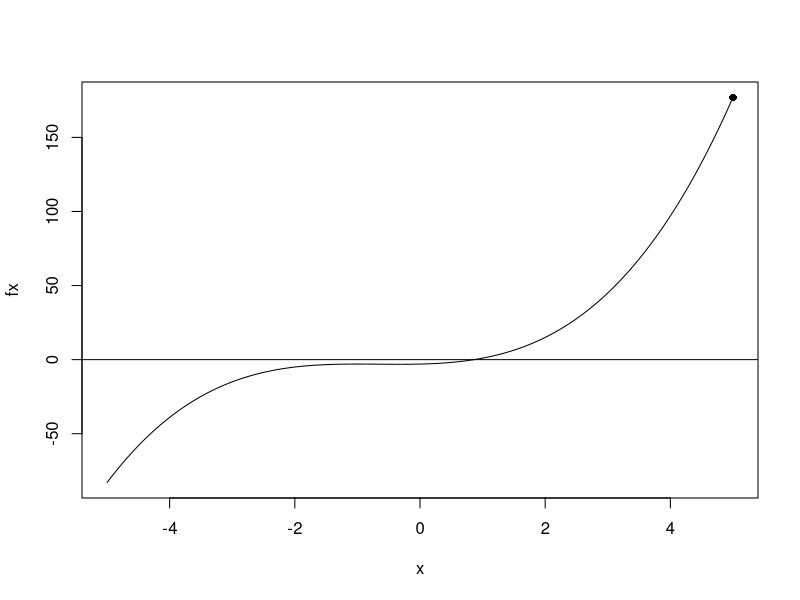
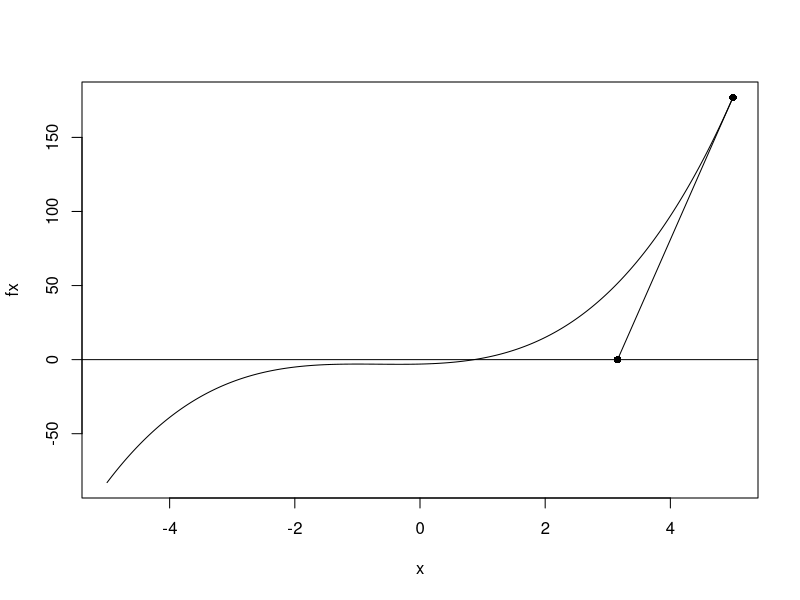
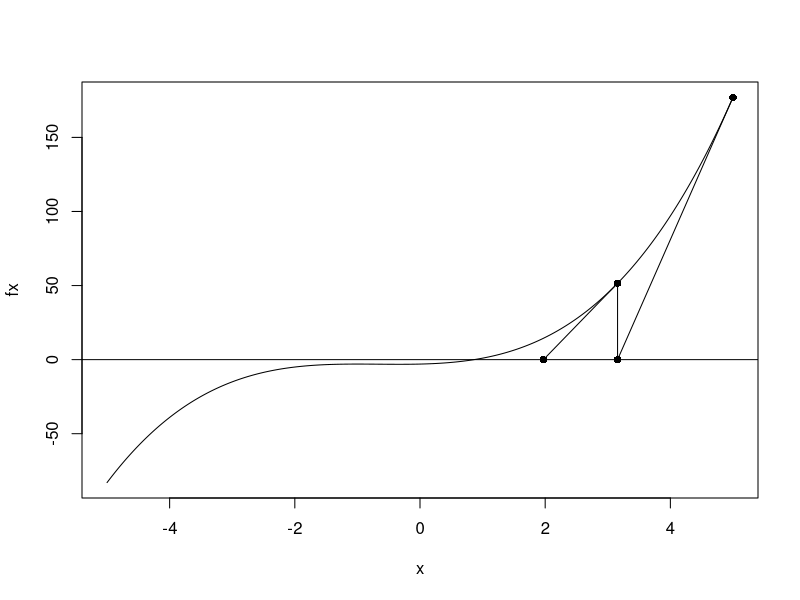
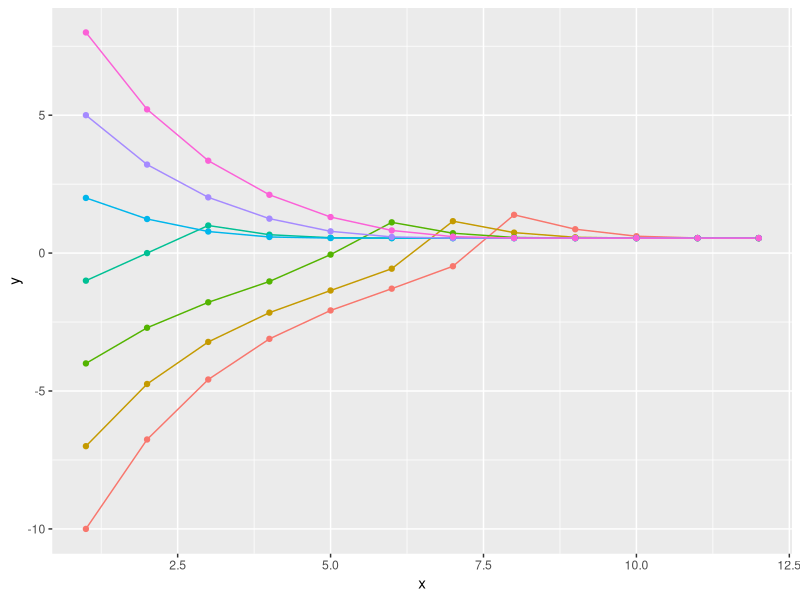
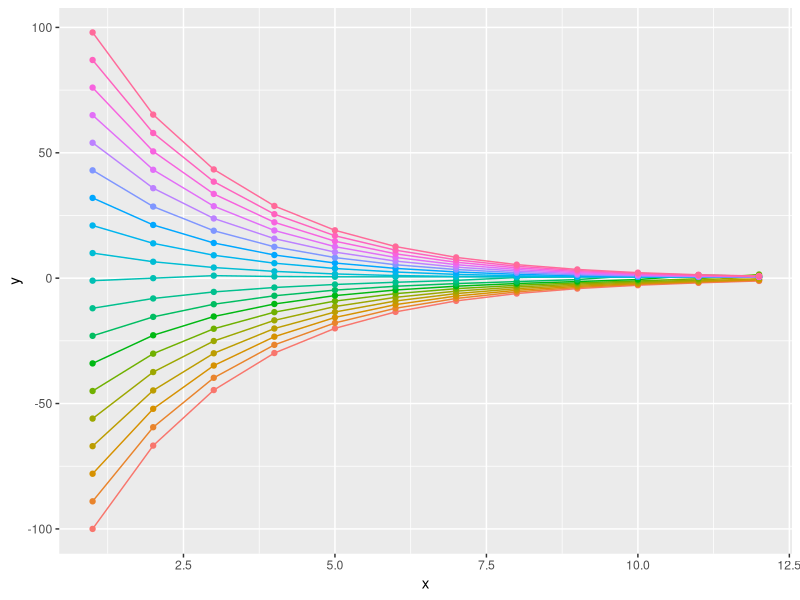
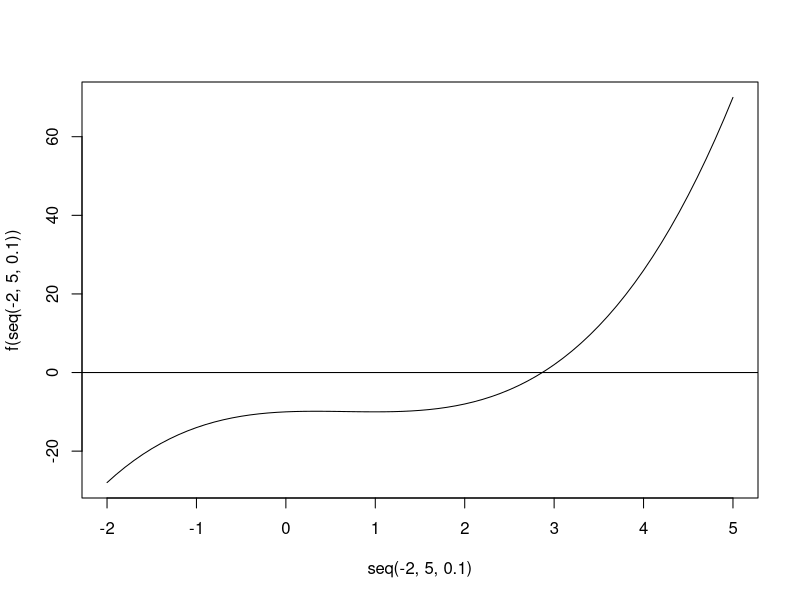
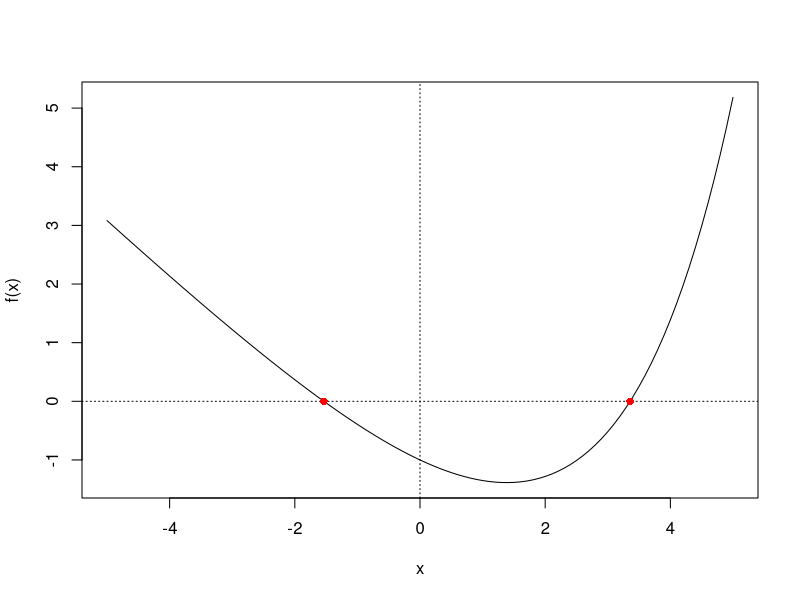
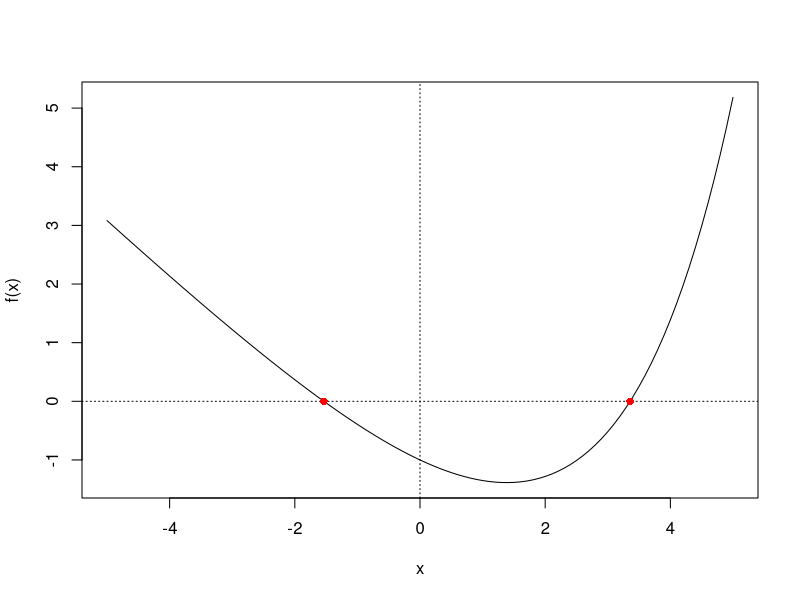

Write R code to recreate these figures, in order.
## ---- chunk 1
#| echo: false
ftn <- function(x){
  fx <- x^3 + 2*x^2 + x - 3
  dfx <- 3*x^2 + 4*x + 1
  return(c(fx,dfx))
}
x <- c(-500:500)/100
fx <- x^3 + 2*x^2 + x - 3
plot(x,fx,type="l")
abline(h=0)
x<-c()
x[1] <- 5
points(x[1],ftn(x[1])[1],pch=16)

## ---- chunk 2
#| echo: false
ftn <- function(x){
  fx <- x^3 + 2*x^2 + x - 3
  dfx <- 3*x^2 + 4*x + 1
  return(c(fx,dfx))
}
x <- c(-500:500)/100
fx <- x^3 + 2*x^2 + x - 3
plot(x,fx,type="l")
abline(h=0)
x<-c()
x[1] <- 5
points(x[1],ftn(x[1])[1],pch=16)
x[2] <- x[1] - ftn(x[1])[1]/ftn(x[1])[2]
points(c(x[1],x[2]),c(ftn(x[1])[1],0),type="l")
points(c(x[1],x[2]),c(ftn(x[1])[1],0),pch=16)

## ---- chunk 3
#| echo: false
ftn <- function(x){
  fx <- x^3 + 2*x^2 + x - 3
  dfx <- 3*x^2 + 4*x + 1
  return(c(fx,dfx))
}
x <- c(-500:500)/100
fx <- x^3 + 2*x^2 + x - 3
plot(x,fx,type="l")
abline(h=0)
x<-c()
x[1] <- 5
points(x[1],ftn(x[1])[1],pch=16)
x[2] <- x[1] - ftn(x[1])[1]/ftn(x[1])[2]
points(c(x[1],x[2]),c(ftn(x[1])[1],0),type="l")
points(c(x[1],x[2]),c(ftn(x[1])[1],0),pch=16)
x[3] <- x[2] - ftn(x[2])[1]/ftn(x[2])[2]
points(c(x[2],x[2]),c(ftn(x[2])[1],0),type="l")
points(c(x[2],x[3]),c(ftn(x[2])[1],0),type="l")
points(c(x[2],x[3]),c(ftn(x[2])[1],0),pch=16)
## ---- chunk 4
f <- function(x){x^3 + x^2 + x - 1}
fprime <- function(x){3*x^2 + 2*x + 1}  

xvec <- c()
#Initialize vector
xvec[1] <- 0

for (i in 2:10){
xvec[i] <- xvec[i-1] - f(xvec[i-1])/fprime(xvec[i-1])
}
xvec
## ---- chunk 5
#| echo: false
niter <- 12
d <- data.frame()
for (q in seq(-10,10,3)){
xvec <- c()
#Initialize vector
xvec[1] <- q

for (i in 2:niter){
xvec[i] <- xvec[i-1] - f(xvec[i-1])/fprime(xvec[i-1])
}
d <- rbind(d,data.frame(x = 1:niter,y = xvec, q = q))
}
library(tidyverse)

ggplot(aes(x = x, y = y, color = factor(q)), data = d) + geom_path(show.legend = FALSE) + geom_point(show.legend = FALSE) 

## ---- chunk 6
#| echo: false
niter <- 12
d <- data.frame()
for (q in seq(-100,100,11)){
xvec <- c()
#Initialize vector
xvec[1] <- q

for (i in 2:niter){
xvec[i] <- xvec[i-1] - f(xvec[i-1])/fprime(xvec[i-1])
}
d <- rbind(d,data.frame(x = 1:niter,y = xvec, q = q))
}
library(tidyverse)

ggplot(aes(x = x, y = y, color = factor(q)), data = d) + geom_path(show.legend = FALSE) + geom_point(show.legend = FALSE) 

## ---- chunk 7
#| echo: false
f <- function(x){
  out <- x^3 - 2*x^2 + x - 10
  return(out)
}

plot(seq(-2,5,.1),f(seq(-2,5,.1)),type = "l")
abline(h = 0)
## ---- chunk 8
f <- function(x){
  out <- x^3 - 2*x^2 + x - 10
  return(out)
}
uniroot(f, c(-10,10))
## ---- chunk 9
#find the roots of this function f
f <- function(x){
  out <- (x-2)*(x-5)*(x+38)*(x-7)
  return(out)
}
#The Secant method!!!
secant <- function(f, x0 = c(0,1), max.iter = 100, tol = 0.00001){
  
  x <- x0
  n <- 2
  eps <- 1000
  while (n < max.iter & eps > tol) {
    
    x[n + 1] <- x[n] - f(x[n]) * ((x[n] - x[n - 1]) / (f(x[n]) - f(x[n - 1])))
    
    eps <- abs(f(x[n+1]))
    n <- n + 1
    
  }
  
return(x)  
  
}


secant(f)
secant(f,x0 = c(-40,-30))
greg <- secant(f,x0 = c(-4000,3000))
secant(f,x0 = c(10,11))







## ---- chunk 10
#Bisection method 
#a is left bound of initial interval
#b is right bound of initial interval
bisection <- function(f,a,b,eps = 0.001){
  if (f(a)*f(b) >= 0){return("Nice try! Please, provide and interval that contains a root")}
  
  while (b - a > eps){
    midpoint <- (a + b)/2
    if (f(midpoint) == 0){return(midpoint)}
    
    if (f(a)*f(midpoint) < 0){b <- midpoint } else {a <- midpoint}
    
  }
  
  return(c(a,b))
  
  
}

bisection(f,a = 0, b = 1)
## ---- chunk 11
f <- function(x){
  exp(x/2) - x - 2
}
## ---- chunk 12
#| echo: false
x <- seq(-5,5,.1)
plot(x,f(x),type = "l")
abline(h = 0, lty = 3)
abline(v = 0, lty = 3)
points(-1.536,f(-1.536), col = "red", pch = 16)
points(3.35669,f(3.35669), col = "red", pch = 16)
## ---- chunk 13
#| echo: false
x <- seq(-5,5,.1)
plot(x,f(x),type = "l")
abline(h = 0, lty = 3)
abline(v = 0, lty = 3)


#Initial points
points(c(2,2),c(10,10), col = "blue", type = "l")
points(c(4,4),c(10,10), col = "blue", type = "l")

points(-1.536,f(-1.536), col = "red", pch = 16)
points(3.35669,f(3.35669), col = "red", pch = 16)
## ---- chunk 14
#| echo: false
x <- seq(-5,5,.1)
plot(x,f(x),type = "l")
abline(h = 0, lty = 3)
abline(v = 0, lty = 3)


#Initial points
points(c(2,2),c(-10,10), col = "blue", type = "l")
points(c(4,4),c(-10,10), col = "blue", type = "l")

a <- 2
b <- 4
midpoint <- (a+b)/2
if (f(a)*f(midpoint) < 0){b <- midpoint } else {a <- midpoint}

points(midpoint,0, col = "blue", pch = 16)

points(-1.536,f(-1.536), col = "red", pch = 16)
points(3.35669,f(3.35669), col = "red", pch = 16)
## ---- chunk 15
#| echo: false
x <- seq(-5,5,.1)
plot(x,f(x),type = "l")
abline(h = 0, lty = 3)
abline(v = 0, lty = 3)


#Initial points
points(c(a,a),c(-10,10), col = "blue", type = "l")
points(c(b,b),c(-10,10), col = "blue", type = "l")

midpoint <- (a+b)/2
if (f(a)*f(midpoint) < 0){b <- midpoint } else {a <- midpoint}

points(midpoint,0, col = "blue", pch = 16)

points(-1.536,f(-1.536), col = "red", pch = 16)
points(3.35669,f(3.35669), col = "red", pch = 16)
## ---- chunk 16
#| echo: false
x <- seq(-5,5,.1)
plot(x,f(x),type = "l")
abline(h = 0, lty = 3)
abline(v = 0, lty = 3)


#Initial points
points(c(a,a),c(-10,10), col = "blue", type = "l")
points(c(b,b),c(-10,10), col = "blue", type = "l")

midpoint <- (a+b)/2
if (f(a)*f(midpoint) < 0){b <- midpoint } else {a <- midpoint}

points(midpoint,0, col = "blue", pch = 16)

points(-1.536,f(-1.536), col = "red", pch = 16)
points(3.35669,f(3.35669), col = "red", pch = 16)
## ---- chunk 17
#| echo: false
x <- seq(-5,5,.1)
plot(x,f(x),type = "l")
abline(h = 0, lty = 3)
abline(v = 0, lty = 3)


#Initial points
points(c(a,a),c(-10,10), col = "blue", type = "l")
points(c(b,b),c(-10,10), col = "blue", type = "l")

midpoint <- (a+b)/2
if (f(a)*f(midpoint) < 0){b <- midpoint } else {a <- midpoint}

points(midpoint,0, col = "blue", pch = 16)

points(-1.536,f(-1.536), col = "red", pch = 16)
points(3.35669,f(3.35669), col = "red", pch = 16)
## ---- chunk 18
#| echo: false
x <- seq(-5,5,.1)
plot(x,f(x),type = "l")
abline(h = 0, lty = 3)
abline(v = 0, lty = 3)


#Initial points
points(c(a,a),c(-10,10), col = "blue", type = "l")
points(c(b,b),c(-10,10), col = "blue", type = "l")

midpoint <- (a+b)/2
if (f(a)*f(midpoint) < 0){b <- midpoint } else {a <- midpoint}

points(midpoint,0, col = "blue", pch = 16)

points(-1.536,f(-1.536), col = "red", pch = 16)
points(3.35669,f(3.35669), col = "red", pch = 16)
## ---- chunk 19
#| echo: false
x <- seq(-5,5,.1)
plot(x,f(x),type = "l")
abline(h = 0, lty = 3)
abline(v = 0, lty = 3)


#Initial points
points(c(a,a),c(-10,10), col = "blue", type = "l")
points(c(b,b),c(-10,10), col = "blue", type = "l")

midpoint <- (a+b)/2
if (f(a)*f(midpoint) < 0){b <- midpoint } else {a <- midpoint}

points(midpoint,0, col = "blue", pch = 16)

points(-1.536,f(-1.536), col = "red", pch = 16)
points(3.35669,f(3.35669), col = "red", pch = 16)
## ---- chunk 20
#Regula Falsi method 
#a is left bound of initial interval
#b is right bound of initial interval
regula <- function(f,a,b,eps = 0.001){
  if (f(a)*f(b) >= 0){return("Nice try! Please, provide and interval that contains a root")}
  
  while (b - a > eps){
    midpoint <- (a*f(b) - b*f(a))/(f(b) - f(a))
    if (f(midpoint) < 0.001){return(midpoint)}
    
    if (f(a)*f(midpoint) < 0){b <- midpoint} else {a <- midpoint}
    
  }
  
  return(c(a,b))
  
  
}

regula(f,a = 0, b = 4.5)
## ---- chunk 21
f <- function(x){
  exp(x/2) - x - 2
}
## ---- chunk 22
#| echo: false
x <- seq(-5,5,.1)
plot(x,f(x),type = "l")
abline(h = 0, lty = 3)
abline(v = 0, lty = 3)
points(-1.536,f(-1.536), col = "red", pch = 16)
points(3.35669,f(3.35669), col = "red", pch = 16)
## ---- chunk 23
#| echo: false
x <- seq(-5,5,.1)
plot(x,f(x),type = "l")
abline(h = 0, lty = 3)
abline(v = 0, lty = 3)
points(-1.536,f(-1.536), col = "red", pch = 16)
points(3.35669,f(3.35669), col = "red", pch = 16)

#Initial points
points(c(2,2),c(f(2),0), col = "blue", type = "l")
points(c(4,4),c(f(4),0), col = "blue", type = "l")
## ---- chunk 24
#| echo: false
x <- seq(-5,5,.1)
plot(x,f(x),type = "l")
abline(h = 0, lty = 3)
abline(v = 0, lty = 3)
points(-1.536,f(-1.536), col = "red", pch = 16)
points(3.35669,f(3.35669), col = "red", pch = 16)

#Initial points
points(c(2,2),c(f(2),0), col = "blue", type = "l")
points(c(4,4),c(f(4),0), col = "blue", type = "l")
points(c(2,4),f(c(2,4)), col = "blue", pch = 16)
points(c(2,4),f(c(2,4)), col = "blue", type = "l")

a <- 2
b <- 4
midpoint <- (a*f(b) - b*f(a))/(f(b) - f(a))

points(midpoint,0, col = "blue", pch = 16)
## ---- chunk 25
#| echo: false
x <- seq(-5,5,.1)
plot(x,f(x),type = "l")
abline(h = 0, lty = 3)
abline(v = 0, lty = 3)
points(-1.536,f(-1.536), col = "red", pch = 16)
points(3.35669,f(3.35669), col = "red", pch = 16)

#Initial points
points(c(midpoint,midpoint),c(f(midpoint),0), col = "blue", type = "l")
points(c(4,4),c(f(4),0), col = "blue", type = "l")
points(c(midpoint,4),f(c(midpoint,4)), col = "blue", pch = 16)
points(c(midpoint,4),f(c(midpoint,4)), col = "blue", type = "l")

a <- midpoint
b <- 4
midpoint <- (a*f(b) - b*f(a))/(f(b) - f(a))

points(midpoint,0, col = "blue", pch = 16)
## ---- chunk 26
#| echo: false
x <- seq(-5,5,.1)
plot(x,f(x),type = "l")
abline(h = 0, lty = 3)
abline(v = 0, lty = 3)
points(-1.536,f(-1.536), col = "red", pch = 16)
points(3.35669,f(3.35669), col = "red", pch = 16)

#Initial points
points(c(midpoint,midpoint),c(f(midpoint),0), col = "blue", type = "l")
points(c(4,4),c(f(4),0), col = "blue", type = "l")
points(c(midpoint,4),f(c(midpoint,4)), col = "blue", pch = 16)
points(c(midpoint,4),f(c(midpoint,4)), col = "blue", type = "l")

a <- midpoint
b <- 4
midpoint <- (a*f(b) - b*f(a))/(f(b) - f(a))

points(midpoint,0, col = "blue", pch = 16)
## ---- chunk 27
#| echo: false
x <- seq(-5,5,.1)
plot(x,f(x),type = "l")
abline(h = 0, lty = 3)
abline(v = 0, lty = 3)
points(-1.536,f(-1.536), col = "red", pch = 16)
points(3.35669,f(3.35669), col = "red", pch = 16)

#Initial points
points(c(midpoint,midpoint),c(f(midpoint),0), col = "blue", type = "l")
points(c(4,4),c(f(4),0), col = "blue", type = "l")
points(c(midpoint,4),f(c(midpoint,4)), col = "blue", pch = 16)
points(c(midpoint,4),f(c(midpoint,4)), col = "blue", type = "l")

a <- midpoint
b <- 4
midpoint <- (a*f(b) - b*f(a))/(f(b) - f(a))

points(midpoint,0, col = "blue", pch = 16)
## ---- chunk 28
#cdf of a chi-squared distribution: 
target <- function(x){
  pchisq(x,10) - 0.5
}

#Find the root
bisection(target, 1,20)
## ---- chunk 29
#The answer the "easy" way
qchisq(0.5,10)
